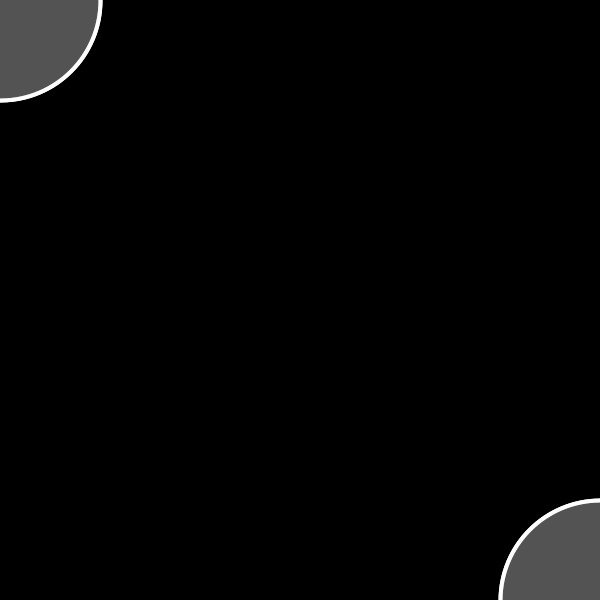
Frame 1 (no input)
Frame 60 (the mouse pressed at the canvas centre just before this capture): identical to frame 1, image omitted
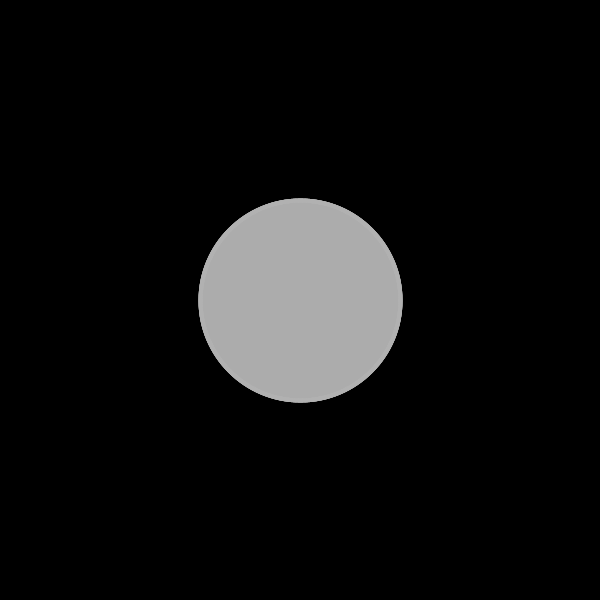
Frame 120 (the mouse held since frame 60 and released just before this capture)

The Processing sketch that drew these frames (run headless with seeded random() and noise(); from frame 60 on, the mouse is pressed at the canvas centre):

// Processing sketch: processing_156893
// ── processing_156893.pde

float c1, c2;

void setup() {
  size(600, 600);
  smooth();
}

void draw() {
  background(0);
  
  c1 = map(mouseX, 0, width, 100, 255);
  c2 = map(mouseY, 0, width, 255, 100);
  fill(c1, 150);
  stroke(c2);
  strokeWeight(4);
  ellipse(width - mouseX, height - mouseY, 200, 200);
  ellipse(width - mouseY, height - mouseX, 200, 200);
  ellipse(mouseX, mouseY, 200, 200);
  ellipse(mouseY, mouseX, 200, 200);
}
